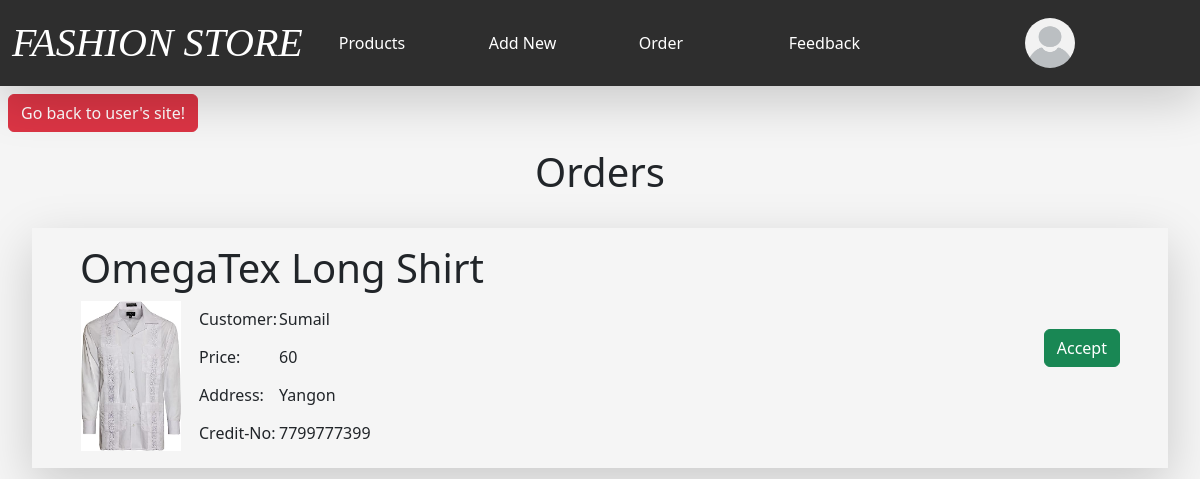
The app's page /admin/order.php (signed in) with its own data.
### tables this page shows
CREATE TABLE IF NOT EXISTS `orders` (
  `order_id` varchar(11) NOT NULL,
  `customer` varchar(255) NOT NULL,
  `order_product` varchar(255) NOT NULL,
  `order_img` varchar(255) NOT NULL,
  `order_price` int(255) NOT NULL,
  `order_address` varchar(255) NOT NULL,
  `order_credit` varchar(255) NOT NULL,
  PRIMARY KEY (`order_id`)
);

### admin/order.php (the view, shortened to what this page needs)
<?php
if($_SESSION['admin-email']=='admin@gmail.com'){
?>
<!DOCTYPE html>
<html lang="en">
<head>
    <link rel="stylesheet" href="../css/index.css" />
</head>
<body class='bg-secondary'>
    <header class="w-100 sticky-top d-flex flex-row bg-primary justify-content-between shadow-lg">
        <nav class="navbar navbar-expand-lg w-75">
            <div class='container'>
                <a href='#' class="navbar-brand text-decoration-none text-white fs-1">FASHION STORE</a>
            </div>
            <ul class='navbar-nav d-none d-lg-flex'>
                <li class='nav-item'><a href="index.php" class='nav-link text-white'>Products</a></li>
                <li class='nav-item'><a href="add_product.php" class='nav-link text-white'>Add New</a></li>
                <li class='nav-item'><a href="order.php" class='nav-link text-white'>Order</a></li>
                <li class='nav-item'><a href="feedback.php" class='nav-link text-white'>Feedback</a></li>
            </ul>
        </nav>
        <div class='w-25 d-none d-lg-flex justify-content-center align-items-center'>
            <a href="#" class="text-decoration-none"><img class="profile-img" src="img/unknown.jpg" alt=""></a>
        </div>
    </header>
    <a href='../index.php' class='btn btn-danger m-2'>Go back to user's site!</a>
        <h1 class='mx-3 my-2 text-center'>Orders</h1>
    <main class='mt-3 p-3 d-flex flex-column flex-lg-row flex-wrap justify-content-start'>
        <?php
        include('connection.php');
        $sql = "SELECT * FROM orders";
        $sqldata = mysqli_query($con,$sql);
        while (list($id, $customer, $name,$img, $price, $address, $credit) = mysqli_fetch_array($sqldata)) {
            echo "<div class='d-flex flex-row justify-content-between shadow-lg w-100 mx-3 y-2 px-5 py-3'>";
            echo "<div>";
            echo "<h1>$name</h1>";
            echo "<table border=0>";
            echo "<tr><td rowspan='4'><img src='$img' width=100 height=150 class='me-3' /></td><td>Customer:</td><td>$customer</td></tr>";
            echo "<tr><td>Price:</td><td>$price</td></tr>";
            echo "<tr><td>Address:</td><td>$address</td></tr>";
            echo "<tr><td>Credit-No:</td><td>$credit</td></tr>";
            echo "</table>";
            echo "</div>";
            echo "<form method='post' class='align-self-center'><input type='submit' value='Accept' class='btn btn-success align-center'/></form>";
            echo "</div>";
        }
        ?>
    </main>
</body>
</html>
<?php }else{
    header('location:login.php');
}?>

### records on screen
orders: order_product "OmegaTex Long Shirt", order_img (picture), customer "Sumail", order_price "60", order_address "Yangon", order_credit "7799777399"
